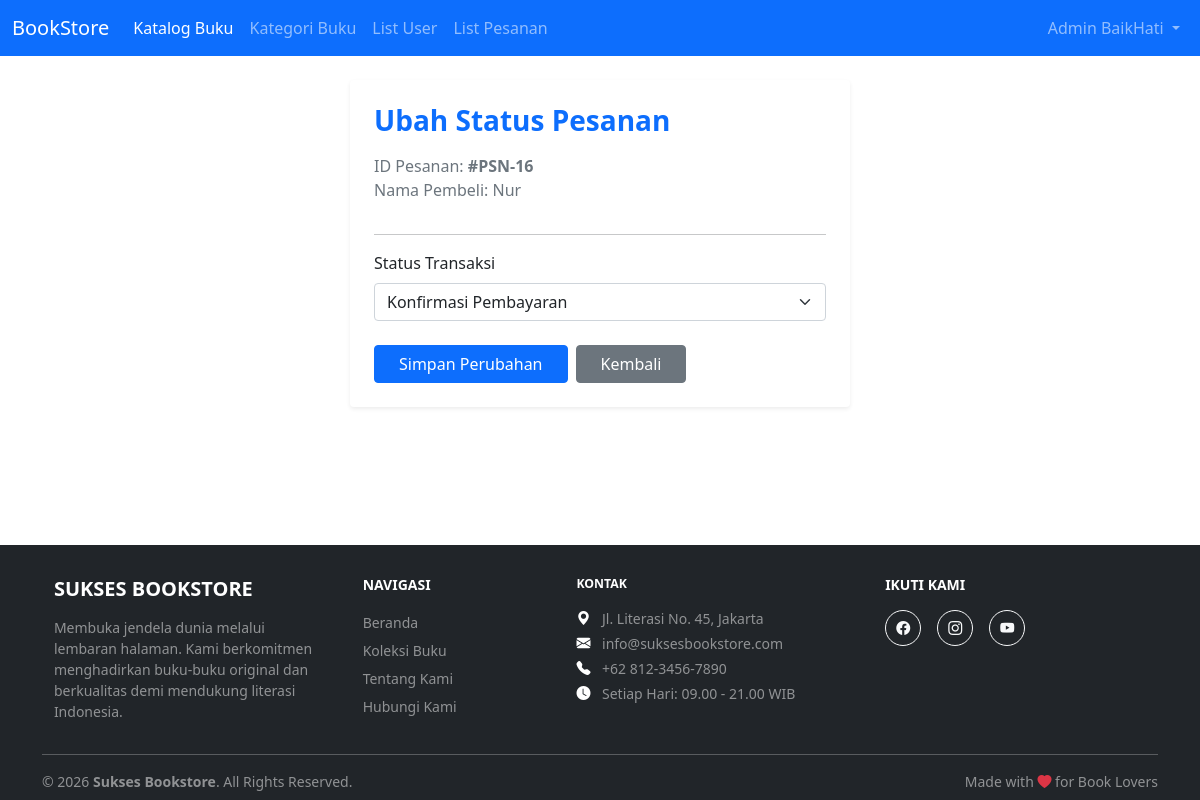
/pesanan_update.php?id=16 (signed in), run on the app's committed database.
### tables this page shows
CREATE TABLE `pesanan` (
  `id` int(11) NOT NULL,
  `id_user` int(11) NOT NULL,
  `status` enum('Konfirmasi Pembayaran','Pengiriman','Selesai') NOT NULL,
  `tanggal` datetime NOT NULL DEFAULT current_timestamp()
);

CREATE TABLE `user` (
  `id` int(11) NOT NULL,
  `username` varchar(15) NOT NULL,
  `password` varchar(100) NOT NULL,
  `nama` varchar(150) NOT NULL,
  `role` enum('Admin','User') NOT NULL,
  `alamat` text NOT NULL,
  `email` varchar(255) NOT NULL,
  `no_telp` varchar(20) NOT NULL,
  `jenis_kelamin` enum('L','P') NOT NULL
);

### pesanan_update.php (the view, shortened to what this page needs)
<?php
require 'data/connection.php';
$id = $_GET['id'];
$query_pesanan = mysqli_query($connection, "SELECT pesanan.*, user.nama FROM pesanan JOIN user ON pesanan.id_user = user.id WHERE pesanan.id = $id");
$pesanan = mysqli_fetch_assoc($query_pesanan);
include("template/header.php");
?>
<div class="container mt-4">
    <div class="card shadow-sm border-0 p-4" style="max-width: 500px; margin: 0 auto;">
        <h3 class="mb-3 fw-bold text-primary">Ubah Status Pesanan</h3>
        <p class="text-muted">ID Pesanan: <strong>#PSN-<?=$pesanan['id']?></strong><br>Nama Pembeli: <?=$pesanan['nama']?></p>
        <hr>
        <form action="<?=$_SERVER['PHP_SELF']?>?id=<?=$id?>" method="post">
            <div class="mb-4">
                <label for="status" class="form-label fw-semibold">Status Transaksi</label>
                <select name="status" id="status" class="form-select" required>
                    <option value="Konfirmasi Pembayaran" <?=($pesanan['status'] == 'Konfirmasi Pembayaran') ? 'selected' : ''?>>Konfirmasi Pembayaran</option>
                </select>
            </div>
            <div class="d-flex gap-2">
                <button type="submit" name="submit" class="btn btn-primary px-4 fw-semibold">Simpan Perubahan</button>
                <a href="list_pesanan.php" class="btn btn-secondary px-4">Kembali</a>
            </div>
        </form>
    </div>
</div>
<?php include("template/footer.php"); ?>

### template/footer.php (style rules this page uses)
html { height: 100%; }
body { min-height: 100%; display: flex; flex-direction: column; margin: 0; }

### data on the page
pesanan: id "16", id_user.nama "Nur", status "Konfirmasi Pembayaran"

### other printed values
$_SESSION['nama'] "Admin BaikHati"
